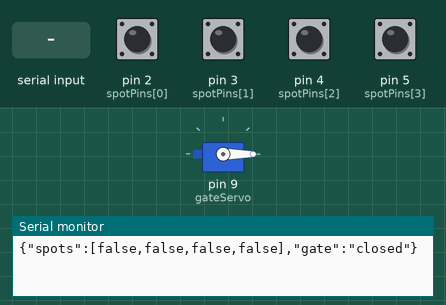
Bench run of a sketch on a simulated Arduino Uno, built with avr-gcc and run on an emulated ATmega328P. On the bench: servo, the last lines printed to the serial monitor. Inputs (shaded band) come from the test bench; at power-on: pin 2 (spotPins[0]), pin 3 (spotPins[1]), pin 4 (spotPins[2]), pin 5 (spotPins[3]) HIGH.

Above: at 1.2 s.
1.3 s: "GATE_OPEN\n" received over Serial
At 2.0 s:
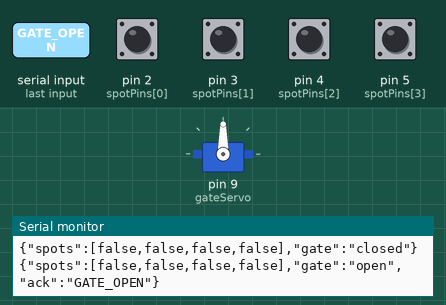
2.8 s: pin 2 (spotPins[0]) pulled LOW for 0.15 s
4.4 s: pin 3 (spotPins[1]) pulled LOW for 0.15 s
6.0 s: pin 4 (spotPins[2]) pulled LOW for 0.15 s
7.6 s: pin 5 (spotPins[3]) pulled LOW for 0.15 s
9.2 s: byte 10 ('\n') received over Serial
Timing chart, 0 to 11.7 s (numbered marks = the images above; inputs shaded):
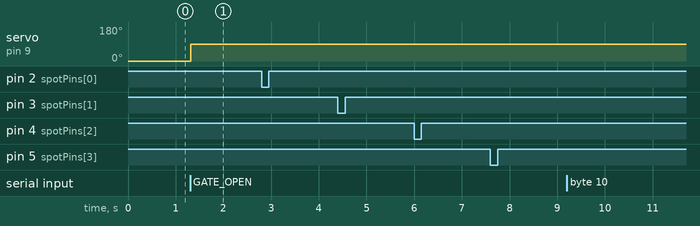

The sketch:

SmartParking.ino
```cpp
// Select BUTTON_MODE or FC51_MODE before uploading.
#define BUTTON_MODE 0
#define FC51_MODE 1
#ifndef INPUT_MODE
#define INPUT_MODE BUTTON_MODE
#endif

#include <Servo.h>
#include <string.h>

#ifndef GATE_CLOSED_ANGLE
#define GATE_CLOSED_ANGLE 0
#endif
#ifndef GATE_OPEN_ANGLE
#define GATE_OPEN_ANGLE 90
#endif
#ifndef GATE_MIN_ANGLE
#define GATE_MIN_ANGLE 0
#endif
#ifndef GATE_MAX_ANGLE
#define GATE_MAX_ANGLE 90
#endif
#ifndef GATE_SETTLE_MS
#define GATE_SETTLE_MS 600UL
#endif
#if GATE_MIN_ANGLE < 0 || GATE_MAX_ANGLE > 180 || GATE_MIN_ANGLE > GATE_MAX_ANGLE || \
    GATE_CLOSED_ANGLE < GATE_MIN_ANGLE || GATE_CLOSED_ANGLE > GATE_MAX_ANGLE || \
    GATE_OPEN_ANGLE < GATE_MIN_ANGLE || GATE_OPEN_ANGLE > GATE_MAX_ANGLE
#error "Gate servo angles must remain within configured mechanical limits (0..180)."
#endif

const byte spotPins[] = {2, 3, 4, 5};
const byte spotCount = 4;
const unsigned long debounceMs = 50;
bool occupied[spotCount] = {false, false, false, false};
int rawState[spotCount];
int stableState[spotCount];
unsigned long changedAt[spotCount];
const byte serialBytesPerLoop = 16;
char commandBuffer[64];
byte commandLength = 0;
bool commandInvalid = false;
Servo gateServo;
bool gateOpen = false;
bool gateMoving = false;
bool targetOpen = false;
unsigned long gateStartedAt = 0;
char pendingAck[11];
char pendingRequestId[49];

void sendState(const char *ack = 0, const char *requestId = 0, const char *error = 0) {
  Serial.print("{\"spots\":[");
  for (byte i = 0; i < spotCount; i++) {
    if (i) Serial.print(",");
    Serial.print(occupied[i] ? "true" : "false");
  }
  Serial.print("],\"gate\":\"");
  Serial.print(gateOpen ? "open" : "closed");
  Serial.print("\"");
  if (ack) { Serial.print(",\"ack\":\""); Serial.print(ack); Serial.print("\""); }
  if (requestId) { Serial.print(",\"requestId\":\""); Serial.print(requestId); Serial.print("\""); }
  if (error) { Serial.print(",\"error\":\""); Serial.print(error); Serial.print("\""); }
  Serial.println("}");
}

bool validId(const char *value) {
  byte length = 0;
  while (value[length]) {
    char c = value[length];
    if (!((c >= 'A' && c <= 'Z') || (c >= 'a' && c <= 'z') ||
          (c >= '0' && c <= '9') || c == '_' || c == '-')) return false;
    if (++length > 48) return false;
  }
  return length > 0;
}

void rejectCommand(const char *ack, const char *requestId, const char *error) {
  sendState(ack, requestId, error);
}

void processCommand() {
  commandBuffer[commandLength] = 0;
  char *id = 0;
  char *space = commandBuffer;
  while (*space && *space != ' ') ++space;
  if (*space) {
    *space++ = 0;
    if (!*space || strchr(space, ' ') || !validId(space)) {
      rejectCommand(0, 0, "INVALID_COMMAND"); return;
    }
    id = space;
  }
  if (strcmp(commandBuffer, "SYNC") == 0 && !id) { sendState("SYNC"); return; }
  bool opening = strcmp(commandBuffer, "GATE_OPEN") == 0;
  bool closing = strcmp(commandBuffer, "GATE_CLOSE") == 0;
  if (!opening && !closing) { rejectCommand(0, 0, "INVALID_COMMAND"); return; }
  const char *ack = opening ? "GATE_OPEN" : "GATE_CLOSE";
  if (gateMoving) { rejectCommand(ack, id, "GATE_BUSY"); return; }
  if (opening) {
    bool available = false;
    for (byte i = 0; i < spotCount; ++i) if (!occupied[i]) available = true;
    if (!available) { rejectCommand(ack, id, "PARKING_FULL"); return; }
  }
  bool alreadyTarget = gateOpen == opening;
  if (alreadyTarget) { sendState(ack, id); return; }
  targetOpen = opening;
  gateMoving = true;
  gateStartedAt = millis();
  strncpy(pendingAck, ack, sizeof(pendingAck) - 1);
  pendingAck[sizeof(pendingAck) - 1] = 0;
  if (id) strncpy(pendingRequestId, id, sizeof(pendingRequestId) - 1);
  else pendingRequestId[0] = 0;
  pendingRequestId[sizeof(pendingRequestId) - 1] = 0;
  gateServo.write(opening ? GATE_OPEN_ANGLE : GATE_CLOSED_ANGLE);
}

void setup() {
  Serial.begin(9600);
  gateServo.attach(9);
  gateServo.write(GATE_CLOSED_ANGLE);
  for (byte i = 0; i < spotCount; i++) {
#if INPUT_MODE == BUTTON_MODE
    pinMode(spotPins[i], INPUT_PULLUP);
#else
    pinMode(spotPins[i], INPUT);
#endif
    rawState[i] = digitalRead(spotPins[i]);
    stableState[i] = rawState[i];
#if INPUT_MODE == FC51_MODE
    occupied[i] = rawState[i] == LOW;
#endif
    changedAt[i] = millis();
  }
  sendState();
}

void loop() {
  unsigned long now = millis();
  bool changed = false;
  for (byte i = 0; i < spotCount; i++) {
    int reading = digitalRead(spotPins[i]);
    if (reading != rawState[i]) { rawState[i] = reading; changedAt[i] = now; }
    if (rawState[i] != stableState[i] && now - changedAt[i] >= debounceMs) {
      stableState[i] = rawState[i];
#if INPUT_MODE == BUTTON_MODE
      if (stableState[i] == LOW) { occupied[i] = !occupied[i]; changed = true; }
#else
      bool detected = stableState[i] == LOW;
      if (occupied[i] != detected) { occupied[i] = detected; changed = true; }
#endif
    }
  }
  bool settled = gateMoving && now - gateStartedAt >= GATE_SETTLE_MS;
  if (settled) {
    gateOpen = targetOpen;
    gateMoving = false;
    sendState(pendingAck, pendingRequestId[0] ? pendingRequestId : 0);
  } else if (changed) sendState();

  byte bytesRead = 0;
  while (Serial.available() > 0 && bytesRead < serialBytesPerLoop) {
    char character = Serial.read();
    ++bytesRead;
    if (character == '\r') continue;
    if (character == '\n') {
      if (commandInvalid) rejectCommand(0, 0, "INVALID_COMMAND");
      else processCommand();
      commandLength = 0;
      commandInvalid = false;
    } else if (!commandInvalid) {
      if (commandLength < sizeof(commandBuffer) - 1) commandBuffer[commandLength++] = character;
      else commandInvalid = true;
    }
  }
}
```

Measured:
- after the input at 1.3 s, servo on pin 9 (gateServo): 0° → 90° at once
